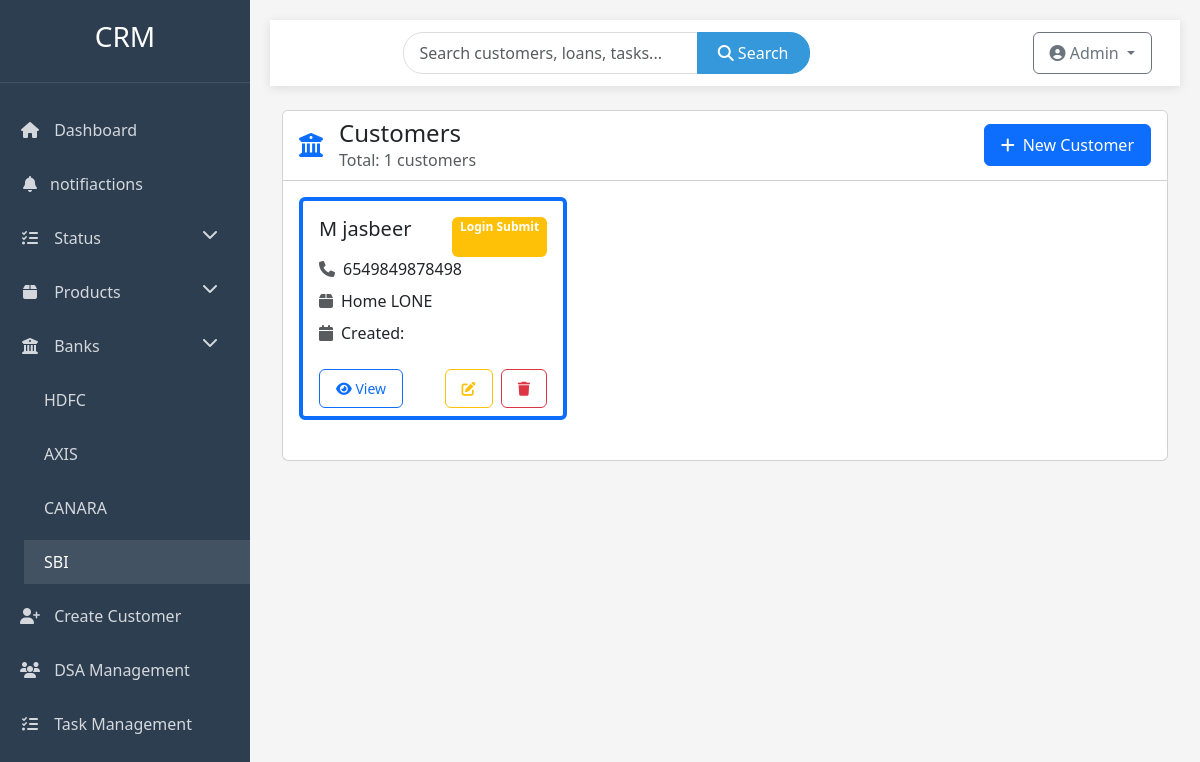
Screenshot of /categories/SBI/ (signed in) with the database file from the repository.
### profiles/models.py (models this page shows, shortened)
class Customer(models.Model):
    user = models.ForeignKey(Account, on_delete=models.CASCADE, null=True, blank=True,related_name='customers' )
    f_name = models.CharField(max_length=50)
    l_name = models.CharField(max_length=50)
    phone_num = models.IntegerField()
    product = models.CharField(choices=PRODUCT_CHOICE, max_length=20)
    bank = models.CharField(choices=BANK_CHOICE, max_length=20)
    status = models.CharField(choices=STATUS_CHOICES, max_length=20)
    type = models.CharField(choices=TYPE_CHOICES, max_length=4)
    dsa = models.ForeignKey(DSA, on_delete=models.SET_NULL, null=True, blank=True)
    created_date = models.DateField(auto_now_add=True)

### profiles/views.py (the view)
# urls.py: path('categories/<slug:val>/', views.Bank_Category.as_view(), name="category"),
class Bank_Category(View):
    def get(self, request, val):
        customers = Customer.objects.filter(user=request.user,bank=val)
        titles = customers.values('f_name', 'l_name')
        return render(request, 'Bank_category.html', {'customers': customers, 'titles': titles})

### templates/Bank_category.html (shortened to what this page needs)
{% extends 'base.html' %}
{% block content %}
<div class="row animate-fade">
    <div class="col-12">
        <div class="card">
            <div class="card-header bg-white">
                <div class="d-flex justify-content-between align-items-center">
                    <div class="d-flex align-items-center">
                        <i class="fas fa-university me-3 text-primary" style="font-size: 1.5rem;"></i>
                        <div>
                            <h4 class="mb-0">{{ bank_name }} Customers</h4>
                            <p class="text-muted mb-0">Total: {{ customers.count }} customers</p>
                        </div>
                    </div>
                    <a href="{% url 'create_customer' %}" class="btn btn-primary">
                        <i class="fas fa-plus me-2"></i>New Customer
                    </a>
                </div>
            </div>
            <div class="card-body">
                {% if customers %}
                <div class="row">
                    {% for cstmr in customers %}
                    <div class="col-xl-4 col-md-6 mb-4">
                        <div class="card h-100 border-start border-4 border-primary">
                            <div class="card-body">
                                <div class="d-flex justify-content-between">
                                    <h5 class="card-title mb-3">{{ cstmr.f_name }} {{ cstmr.l_name }}</h5>
                                    <span class="badge bg-{% if cstmr.status == 'disp' %}success{% elif cstmr.status == 'reject' %}danger{% else %}warning{% endif %}">
                                        {{ cstmr.get_status_display }}
                                    </span>
                                </div>
                                <div class="customer-info">
                                    <div class="d-flex align-items-center mb-2">
                                        <i class="fas fa-phone text-muted me-2"></i>
                                        <span>{{ cstmr.phone_num }}</span>
                                    </div>
                                    <div class="d-flex align-items-center mb-2">
                                        <i class="fas fa-box text-muted me-2"></i>
                                        <span>{{ cstmr.get_product_display }}</span>
                                    </div>
                                    <div class="d-flex align-items-center">
                                        <i class="fas fa-calendar text-muted me-2"></i>
                                        <span>Created: {{ cstmr.created_at|date:"M d, Y" }}</span>
                                    </div>
                                </div>
                            </div>
                            <div class="card-footer bg-transparent border-0 d-flex justify-content-between">
                                <a href="{% url 'details' cstmr.pk %}" class="btn btn-sm btn-outline-primary">
                                    <i class="fas fa-eye"></i> View
                                </a>
                                <div>
                                    <a href="{% url 'edit' cstmr.pk %}" class="btn btn-sm btn-outline-warning me-1">
                                        <i class="fas fa-edit"></i>
                                    </a>
                                    <a href="{% url 'delete' cstmr.pk %}" class="btn btn-sm btn-outline-danger">
                                        <i class="fas fa-trash"></i>
                                    </a>
                                </div>
                            </div>
                        </div>
                    </div>
                    {% endfor %}
                </div>
                {% else %}
                <div class="text-center py-5">
                    <i class="fas fa-users-slash fa-3x text-muted mb-3"></i>
                    <h5>No customers found for {{ bank_name }}</h5>
                    <p class="text-muted">Click the button above to add a new customer</p>
                </div>
                {% endif %}
            </div>
        </div>
    </div>
</div>
{% endblock %}

### static/css/base/base.css (style rules this page uses)
:root { --primary-color: #3498db; --secondary-color: #2c3e50; --accent-color: #e74c3c; --light-color: #ecf0f1; --dark-color: #2c3e50; --sidebar-width: 250px; }
body { font-family: 'Segoe UI', Tahoma, Geneva, Verdana, sans-serif; background-color: #f5f5f5; color: #333; display: flex; min-height: 100vh; overflow-x: hidden; }
.btn { padding: 0.5rem 1rem; font-weight: 500; border-radius: 0.375rem; }

### rows the page displays
Customer: f_name "M", l_name "jasbeer", status "Login Submit", phone_num "6549849878498", product "Home LONE"

### other values shown
{{ customers.count }} "1"
